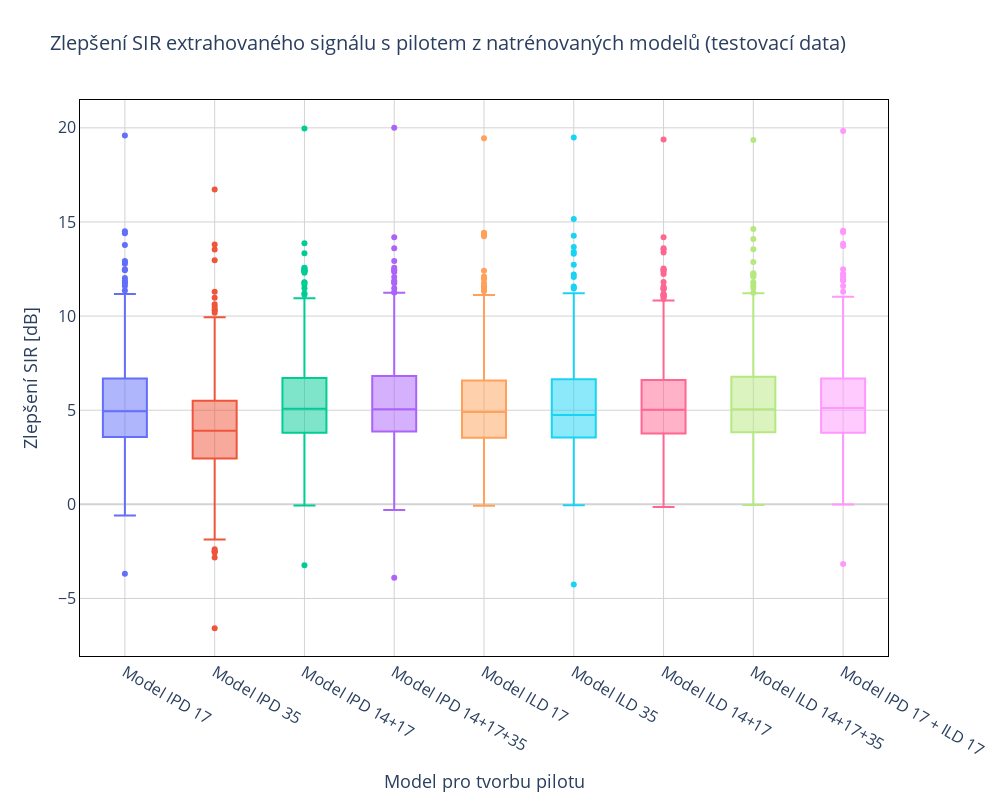

Notebook source saved alongside this figure:
### Code cell
fig_box = go.Figure()

fig_box.add_trace(go.Box(
    y=SIR_df["imp_SIR_ipd17_model_pilot"],
    name="Model IPD 17",
    line=dict(width=2)
))

fig_box.add_trace(go.Box(
    y=SIR_df["imp_SIR_ipd35_model_pilot"],
    name="Model IPD 35",
    line=dict(width=2)
))

fig_box.add_trace(go.Box(
    y=SIR_df["imp_SIR_ipd14_ipd17_model_pilot"],
    name="Model IPD 14+17",
    line=dict(width=2)
))

fig_box.add_trace(go.Box(
    y=SIR_df["imp_SIR_ipd14_ipd17_ipd35_model_pilot"],
    name="Model IPD 14+17+35",
    line=dict(width=2)
))

fig_box.add_trace(go.Box(
    y=SIR_df["imp_SIR_ild17_model_pilot"],
    name="Model ILD 17",
    line=dict(width=2)
))

fig_box.add_trace(go.Box(
    y=SIR_df["imp_SIR_ild35_model_pilot"],
    name="Model ILD 35",
    line=dict(width=2)
))

fig_box.add_trace(go.Box(
    y=SIR_df["imp_SIR_ild14_ild17_model_pilot"],
    name="Model ILD 14+17",
    line=dict(width=2)
))

fig_box.add_trace(go.Box(
    y=SIR_df["imp_SIR_ild14_ild17_ild35_model_pilot"],
    name="Model ILD 14+17+35",
    line=dict(width=2)
))

fig_box.add_trace(go.Box(
    y=SIR_df["imp_SIR_ipd17_ild17_model_pilot"],
    name="Model IPD 17 + ILD 17",
    line=dict(width=2)
))  

fig_box.update_layout(
    title=dict(
        text="Zlepšení SIR extrahovaného signálu s pilotem z natrénovaných modelů (testovací data)",
        font=dict(size=20)
    ),
    xaxis=dict(
        title=dict(text="Model pro tvorbu pilotu", font=dict(size=18)),
        tickfont=dict(size=16),
        linecolor='black',
        mirror=True,
        showgrid=True,
        gridcolor='lightgrey'
    ),
    yaxis=dict(
        title=dict(text="Zlepšení SIR [dB]", font=dict(size=18)),
        tickfont=dict(size=16),
        linecolor='black',
        mirror=True,
        showgrid=True,
        zeroline=True,
        zerolinecolor='lightgrey',
        gridcolor='lightgrey'
    ),
    plot_bgcolor='white',
    paper_bgcolor='white',
    showlegend=False,
    height=800,
    width=1000
)

fig_box.show()

### Figure 1 — Plotly figure (JSON) as saved in the notebook; plotly's stock layout.template omitted (floating-point values rounded to 4 significant figures; data arrays with more than 128 entries replaced by an {"elided": "..."} marker saying what was removed)
{"data": [{"line": {"width": 2}, "name": "Model IPD 17", "type": "box", "y": {"elided": "600 float values"}}, {"line": {"width": 2}, "name": "Model IPD 35", "type": "box", "y": {"elided": "600 float values"}}, {"line": {"width": 2}, "name": "Model IPD 14+17", "type": "box", "y": {"elided": "600 float values"}}, {"line": {"width": 2}, "name": "Model IPD 14+17+35", "type": "box", "y": {"elided": "600 float values"}}, {"line": {"width": 2}, "name": "Model ILD 17", "type": "box", "y": {"elided": "600 float values"}}, {"line": {"width": 2}, "name": "Model ILD 35", "type": "box", "y": {"elided": "600 float values"}}, {"line": {"width": 2}, "name": "Model ILD 14+17", "type": "box", "y": {"elided": "600 float values"}}, {"line": {"width": 2}, "name": "Model ILD 14+17+35", "type": "box", "y": {"elided": "600 float values"}}, {"line": {"width": 2}, "name": "Model IPD 17 + ILD 17", "type": "box", "y": {"elided": "600 float values"}}], "layout": {"height": 800, "paper_bgcolor": "white", "plot_bgcolor": "white", "showlegend": false, "title": {"font": {"size": 20}, "text": "Zlepšení SIR extrahovaného signálu s pilotem z natrénovaných modelů (testovací data)"}, "width": 1000, "xaxis": {"gridcolor": "lightgrey", "linecolor": "black", "mirror": true, "showgrid": true, "tickfont": {"size": 16}, "title": {"font": {"size": 18}, "text": "Model pro tvorbu pilotu"}}, "yaxis": {"gridcolor": "lightgrey", "linecolor": "black", "mirror": true, "showgrid": true, "tickfont": {"size": 16}, "title": {"font": {"size": 18}, "text": "Zlepšení SIR [dB]"}, "zeroline": true, "zerolinecolor": "lightgrey"}}}
